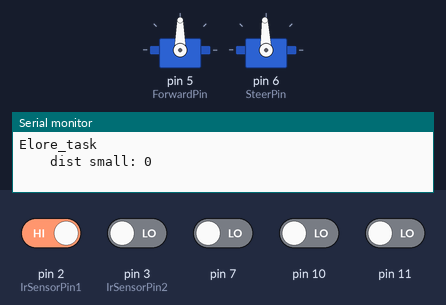
A sketch run on a simulated Arduino Uno, built with avr-gcc and run on an emulated ATmega328P. Parts: 2 × servo, the last lines printed to the serial monitor. The inputs (shaded band) are chosen by the test bench; at power-on: pin 2 (IrSensorPin1) HIGH, pin 3 (IrSensorPin2), pin 7, pin 10, pin 11 LOW. Random numbers use the default seed unless the sketch sets one.

Above: at 0.1 s.
At 3.1 s:
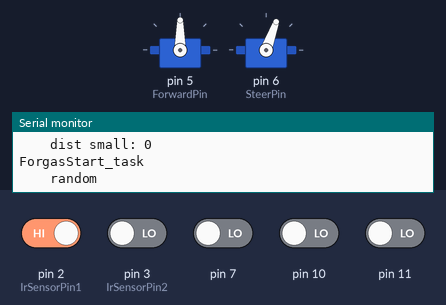
Timing chart, 0 to 6.5 s (numbered marks = the images above):
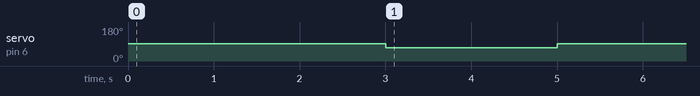

Measured:
- by itself, servo on pin 6 (SteerPin): 92° → 70° at 3.0 s, → 92° 2.0 s later

The sketch:

Bolyongas2.ino
```cpp
///////////////////////////////////////
//#include <Bridge.h>
//#include <HttpClient.h>
//#include <ArduinoJson.h>
#include "TaskHandler.h"
#include <Servo.h>
#include "robot.h"

Robot robot;

#include "TaskHandler.h"

 #define shutdownTime 300*1000

void EloreTask();
void UpdateSensorsTask();

long startupTime;

void EndInvulnerabilityTask() {
  robot.setInvulnerable(false);
}

void UpdateSensorsTask() {
  //Serial.println("Sensor_task");
  robot.UpdateSensors();
  TaskHandler::SetTimeout(UpdateSensorsTask, 20);
  //Serial.println("task...");
}

void ForgasStartTask();

void RestartAfterHitTask() {
  Serial.println("RestartAfterHit_task");
  robot.setRedLedOff();
  robot.setInvulnerable(true);
  TaskHandler::SetTimeout(EloreTask, 0);
  TaskHandler::SetTimeout(EndInvulnerabilityTask, 10000);
}

void EloreTask() {
  Serial.println("Elore_task");

  //stop if shot
  if (!robot.isInvulnerable() && robot.isSensorPositive()) {
    robot.Stop();
    robot.setRedLedOn();
    TaskHandler::SetTimeout(RestartAfterHitTask, 10000);
    return;
  }

  int dist_front = robot.getSensorValue_Front();
  int dist_left = robot.getSensorValue_Left();
  int dist_right = robot.getSensorValue_Right();
  int sp = robot.GetSpeed();
  int rot = robot.GetRotation();

  /*
  Serial.print("dists: ");
  Serial.print(dist_front);
  Serial.print(", l: ");
  Serial.print(dist_left);
  Serial.print(", r: ");
  Serial.println(dist_right);*/

  /*
  Serial.print(", sp: ");
  Serial.print(sp);
  Serial.print(", rot: ");
  Serial.println(rot);
*/
  if( dist_front < 60 ) {
    //fal elotte
    Serial.print("    dist small: ");
    Serial.println(dist_front);
    if (sp > 0) {robot.Stop();}
    TaskHandler::SetTimeout(ForgasStartTask, 0);
  } else if (sp > 0 && dist_left < 30 && dist_right > 60) {
    //fal balra
    Serial.println("    correction_right");
    robot.Start(sp, 15);
    TaskHandler::SetTimeout(EloreTask, 20);
  } else if (sp > 0 && dist_right < 30 && dist_left > 60) {
    //fal jobbra
    Serial.println("    correction_left");
    robot.Start(sp, -15);
    TaskHandler::SetTimeout(EloreTask, 20);
  } else {
    //nincs akadaly
    robot.Start(18, 0);
    TaskHandler::SetTimeout(EloreTask, 20);
  }
}

void ForgasEndTask() {
  Serial.println("ForgasEnd_task");
  robot.Stop();
  TaskHandler::SetTimeout(EloreTask, 0);
}

void ForgasStartTask() {
  Serial.println("ForgasStart_task");
  int dist_left = robot.getSensorValue_Left();
  int dist_right = robot.getSensorValue_Right();
  if (dist_left > 100) {
    Serial.println("    to_left");
    robot.Start(0, -20 );
    TaskHandler::SetTimeout(ForgasEndTask, 2000);
  } else if (dist_right > 100) {
    Serial.println("    to_right");
    robot.Start(0, 20 );
    TaskHandler::SetTimeout(ForgasEndTask, 2000);
  } else {
    Serial.println("    random");
    robot.Start(0, (rand()%2 == 0 ? -1 : 1) * 20 );
    TaskHandler::SetTimeout(ForgasEndTask, 2000);
  }


}

void setup() {

  //This opens up a serial connection to shoot the results back to the PC console
  Serial.begin(9600);
  startupTime = millis();
  robot.InitWheels();
  robot.InitSonars();
  srand(millis());

  EloreTask();
  UpdateSensorsTask();
}

void loop() {
/*
  //DEBUG
  robot.Start(18, 0 );
  robot.setRedLedOn();
  delay(10000);
  robot.setRedLedOff();
  robot.Stop();
  delay(5000);*/

  if( millis() > startupTime + shutdownTime) {
    robot.Stop();
    Serial.write("megallt");
    delay(3000);
    return;
  }

  TaskHandler::ExecuteNextTask();
}
```

DistanceSensor.h
```cpp
#include "MedianQueue.h"
#include <Arduino.h>

template<int pin>
class DistanceSensor {
  MedianQueue<7> buffer;
  bool initialized = false;
public:

  void Update() {
      if( !initialized ) {
        pinMode(pin, INPUT);
        initialized = true;
      }

      float pulse = pulseIn(pin, HIGH);
      int cm = (int)(pulse * 0.0172789f);
      /*if (asd % 10 == 0) {
        Serial.print("sensor: ");
        Serial.print(cm);
        Serial.print(", pin: ");
        Serial.println(pin);
      }*/
      //asd++;
      buffer.Push(cm);
  }
  int Read() {
    return buffer.GetMedian();
  }
};
```

IrSensor.h
```cpp
#include <Arduino.h>
#include "pindef2.h"

//used by prey only (robot#2)

class IrSensor {
  int sensorPositiveCount = 0;
  bool initialized = false;
public:

  void Update() {
      if( !initialized ) {
        pinMode(IrSensorPin1, INPUT);
        pinMode(IrSensorPin2, INPUT);
        pinMode(IrSensorPin3, INPUT);
        pinMode(IrSensorPin4, INPUT);
        pinMode(IrSensorPinOn, OUTPUT);
        initialized = true;
      }

        digitalWrite(IrSensorPinOn, HIGH); //sensor enable
        if (digitalRead(IrSensorPin1) == 0 || digitalRead(IrSensorPin2) == 0 || digitalRead(IrSensorPin3) == 0 || digitalRead(IrSensorPin4) == 0) {
          sensorPositiveCount++;
        } else {
          sensorPositiveCount = 0;
        }
  }
  bool Read() {
    return sensorPositiveCount >= 2;
  }
};
```

MedianQueue.h
```cpp
template<int size>
class MedianQueue {
  int first = 0;
  int last = 0;
  int length = 0;
  int buffer[size];
public:
  /*MedianQueue() {
    first = 0;
    last = 0;
    length = 0;
  }*/

  void Push(int value) {
    if(length == size) {
      Pop();
    }
    buffer[last] = value;
    last = (last+1)%size;
    length++;
    //PrintBuffers();
  }

  int Pop() {
    if(length == 0) return 0;
    int ret = buffer[first];
    first = (first+1)%size;
    length--;
    return ret;
  }

  void PrintBuffers() {
    for( int i = 0; i < size; ++i ) {
      Serial.print(buffer[i]);
      Serial.print("\t");
    }
    Serial.println();

  }

  int GetMedian() {
    int tempBuffer[size];
    //PrintBuffers
    memcpy(tempBuffer, buffer, size*sizeof(int));
    qsort(tempBuffer, size, sizeof(int), compare);
    return tempBuffer[(size/2)];
  }

  static int compare(const void * a, const void * b) {
    return ( *(int*)a - *(int*)b );
  }

};
```

RedLed.h
```cpp
#include <Arduino.h>
#include "pindef2.h"

//used by hunter only (robot#1)

class RedLed {
  bool initialized = false;
public:

  void SetOn() {
    if (!initialized) {
      pinMode(RedLedPin, OUTPUT);
      initialized = true;
    }
    digitalWrite(RedLedPin, HIGH);
  }
  void SetOff() {
    if (!initialized) {
      pinMode(RedLedPin, OUTPUT);
      initialized = true;
    }
    digitalWrite(RedLedPin, LOW);

  }

};
```

TaskHandler.cpp
```cpp
#include "TaskHandler.h"
#include <Arduino.h>
namespace TaskHandler {


  struct Task {
    //void function(void);
    void(*function)(void);
    long startTime;

    Task() : function(0), startTime(0) {}
    Task(void function(void), long startTime) : function(function), startTime(startTime) {}

    inline void Execute() { function(); }
  };


  template<int max_size>
  class PriorityQueue {
    Task tasks[max_size];
    int size;
  public:
    PriorityQueue() :size(0) {}

    void Push(Task task) {
      int current = size;
      tasks[current] = task;
      ++size;
      if (size >= max_size) {
        Serial.println("ERROR: Queue overflow! ");
      }
      while(current != 0 && tasks[current].startTime < tasks[ParentIndex(current)].startTime ) {
        Swap(current, ParentIndex(current));
        current = ParentIndex(current);
      }
    }

    Task Pop() {
      Task task = tasks[0];
      --size;
      Swap(0, size);

      int current = 0;
      while( true ) {
        if( RightChildIndex(current) < size && LeftChildIndex(current) < size ) {
          if( StartTime(current) < RightChild(current) &&  StartTime(current) < LeftChild(current) ) {
            // kisebb mindenkinél a felső
            break;
          } else if( LeftChild(current) < RightChild(current) ) {
            Swap(LeftChildIndex(current), current);
            current = LeftChildIndex(current);
          } else {
            Swap(RightChildIndex(current), current);
            current = RightChildIndex(current);
          }
        } else if(RightChildIndex(current) < size ) {
          if( StartTime(current) < RightChild(current) ) {
            break;
          } else {
            Swap(RightChildIndex(current), current);
            current = RightChildIndex(current);
          }
        } else if(LeftChildIndex(current) < size ){
          if( StartTime(current) < LeftChild(current) ) {
            break;
          } else {
            Swap(LeftChildIndex(current), current);
            current = LeftChildIndex(current);
          }
        } else {
          break;
        }
      }
      return task;
    }

    Task& Top() { return tasks[0]; };
    bool IsEmpty() {return (size == 0); }
    static int ParentIndex(int i) { return (i/2 - 1); }
    static int RightChildIndex(int i) { return ( (i+1)*2 ); }
    static int LeftChildIndex(int i) { return ( (i+1)*2-1 ); }
    long LeftChild(int i) { return tasks[LeftChildIndex(i)].startTime;}
    long RightChild(int i) { return tasks[RightChildIndex(i)].startTime;}
    long StartTime(int i) { return tasks[i].startTime; }
    void Swap(int i, int j) { Task temp = tasks[i]; tasks[i] = tasks[j]; tasks[j] = temp; }

  };

  PriorityQueue<20> queue;

  void SetTimeout(void function(void), long millisecs) {
    queue.Push(Task(function, millis() + millisecs));
  }

  void ExecuteNextTask() {
    if( ! queue.IsEmpty() ) {
      Task& task = queue.Top();
      if( task.startTime < millis() ) {
        task.Execute();
        queue.Pop();
      }
    }
  }


}
```

TaskHandler.h
```cpp
#pragma once

namespace TaskHandler {
  void SetTimeout(void function(), long millisecs);
  //void SetInterval(void function(), long millisecs);
  void ExecuteNextTask();

}
```

pindef2.h
```cpp
#ifndef _PIN_DEFINITIONS_

#define _PIN_DEFINITIONS_

/* Nagy tavolsag szenzor volt rajta. */

#define FrontSensor 7
#define LeftSensor 10
#define RightSensor 11
#define TurretPin 8
#define ForwardPin 5
#define SteerPin 6

#define ForwardZero 0
#define SteerZero 2

#define SteerMult 1

#define IrSensorPin1 2
#define IrSensorPin2 3
#define IrSensorPin3 4
#define IrSensorPin4 A1
#define IrSensorPinOn A0

#define RedLedPin 12

#endif
```

robot.h
```cpp
#pragma once

#include <Arduino.h>
#include "pindef2.h"
#include <stdlib.h>
#include "DistanceSensor.h"
#include "IrSensor.h"
#include "RedLed.h"

#define SensorBufferLen 9

class Robot {
  DistanceSensor<FrontSensor> myFrontSensor;
  DistanceSensor<RightSensor> myRightSensor;
  DistanceSensor<LeftSensor> myLeftSensor;

  IrSensor irSensor;

  RedLed redLed;

  Servo fwservo;
  Servo stservo;
  int speed = 0;
  int direction = 0;

  bool invulnerable = false;
public:

  void InitSonars() {

    //pinMode(FrontSensor, INPUT);
    //pinMode(RightSensor, INPUT);
    //pinMode(LeftSensor, INPUT);
  }

  void InitWheels() {

    pinMode(SteerPin, OUTPUT);
    pinMode(ForwardPin, OUTPUT);

    fwservo.attach(ForwardPin);
    stservo.attach(SteerPin);

    fwservo.write(90 + ForwardZero);
    stservo.write(90 + SteerZero);
  }

  // speed: pozitiv: elöre, negativ hatra min: kb -60 max +60
  // direction: 0: egyenesen
  void Start(int speed, int direction) {
    fwservo.write(90 + speed + ForwardZero);
    int irany = 90 + SteerMult*direction;
    stservo.write(irany);
    this->speed = speed;
    this->direction = direction;
  }
  void Stop() {
    fwservo.write(90+ForwardZero);
    stservo.write(90+SteerZero);
    this->speed = 0;
    this->direction = 0;
  }

  int GetRotation() {
    return this->direction;
  }
  int GetSpeed() {
    return this->speed;
  }

  void UpdateSensors() {
    myFrontSensor.Update();
    myRightSensor.Update();
    myLeftSensor.Update();

    irSensor.Update();
  }

  int getSensorValue_Front() {
    return myFrontSensor.Read();
  }
  int getSensorValue_Left() {
    return myLeftSensor.Read();
    //return sensorValue_Left;
  }
  int getSensorValue_Right() {
    return myRightSensor.Read();
  }

  bool isSensorPositive() {
    return irSensor.Read();
  }

  void setRedLedOn() {
    redLed.SetOn();
  }
  void setRedLedOff() {
    redLed.SetOff();
  }

  void setInvulnerable(bool toSet) {
    this->invulnerable = toSet;
  }
  bool isInvulnerable() {
    return this->invulnerable;
  }

private:

};
```
